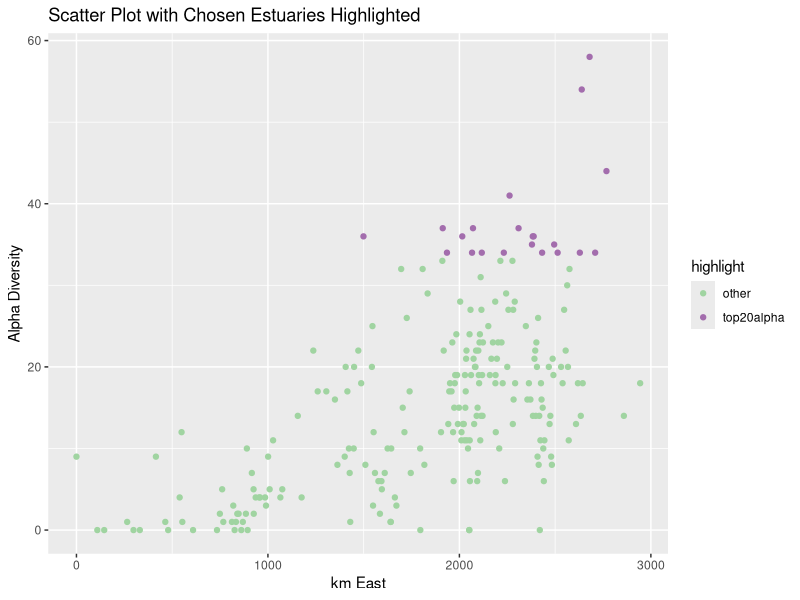
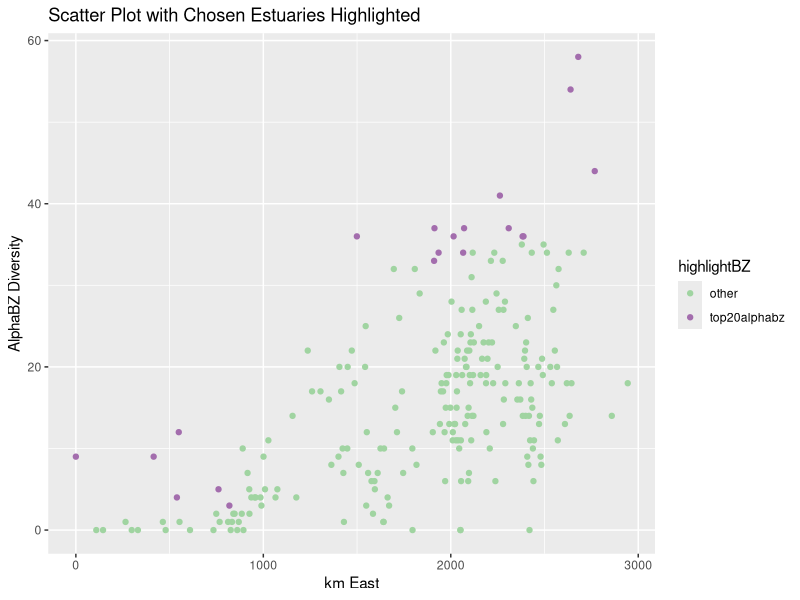
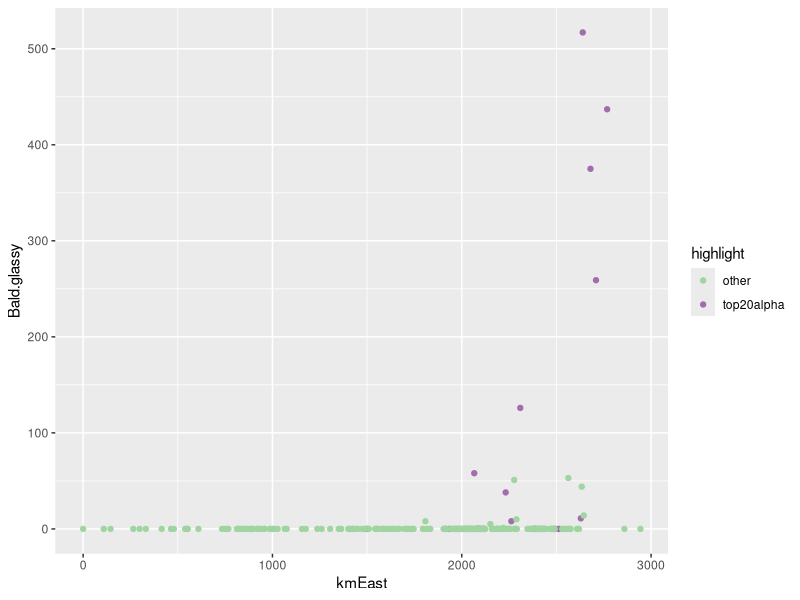

Write R code to recreate these figures, in order.
# Marine Spatial Planning Module - Colin Attwood
# Not just an ecological problem but social and economic too - we're ignoring that for now
# You want to spread the protected areas around the country whilest conserving the largest number of species possible

ED <- read.csv("EstuaryFishSurveyData.csv")
install.packages("vegan")
library(vegan)
install.packages("dplyr")
library(dplyr)
install.packages("ggplot2")
library(ggplot2)

#Getting rid of NAs in the data set 
ED[is.na(ED)] <- 0

# Specnumber 
#this is a function in the vegan package that allows you to sus out the alpha diversity (species richness) of the eastuaries
alpha <- specnumber(ED[4:148]) 
ED$alpha <- specnumber(ED[4:148]) #created a new column with the alpha diversity in ED

### Chunk 1
# Using Colin's code to order the data in descending alpha diversity
ED <- ED[order(-ED$alpha),]
ED

# Extracting the names of the top 20 most diverse estuaries
Alphalist <- ED[1:20,1]
Alphalist

# To ensure that the graph makes sense (geographically sound), flip kmWest to create a new column - kmEast
ED$kmEast <- 2947 - ED$kmWest

# Create a column for top 20 alpha diversity and others
ED$highlight <- ifelse(rank(-ED$alpha) <=20, "top20alpha", "other")

# Create a scatter plot showing the top 20 eastuaries in terms of alpha diversity
G1 <- ggplot(ED, aes(x = kmEast, y = alpha)) + 
  geom_point(aes(color = highlight)) +
  scale_color_manual(values = c("top20alpha" = "#A36DAD", "other" = "#A0D4A1")) +
  ggtitle("Scatter Plot with Chosen Estuaries Highlighted") +
  xlab("km East") +
  ylab ("Alpha Diversity")

G1

# Or Colin's way in separating the top 20 from the others
ED$alphalist <- 0
ED$alphalist[1:20] <- 1
# Then just color these -> Colin

# Now we're trying to see the gamma diversity - trying to see the number of different species that would be protected if we chose these
# We can use specnumber in the vegan package for this
# In essense we're sussing the top 20 estuaries by splitting them into biogeographic zones (BZ) and getthing 6 from the WC and 7 from the SC and EC
# In other word - we want to richness without the abundance
alphabz <- specnumber(ED[4:148], groups = ED$alphalist)
alphabz
# output: 0 = 121; 1 = 116


### Chunk 2
# Then order the data to both BZ and alpha
ED <- ED[order(ED$BZ,-ED$alpha),]

# Create a column for the richness with the different BZs 
ED$alphabz <- 0
ED$alphabz[1:7] <- 1 # tagging the first 6 from the East Coast
ED$alphabz[91:97] <- 1 # tagging the first 7 from the South Coast
ED$alphabz[207:212] <- 1 # tagging the first 7 from the West Coast
ED$alphabz

# Then another column for the highlighted BZ x alpha
ED$highlightBZ <- ifelse(rank(-ED$alphabz) <=20, "top20alphabz", "other")

# Create a plot for BZ x alpha
G2 <- ggplot(ED, aes(x = kmEast, y = alpha)) + 
  geom_point(aes(color = highlightBZ)) +
  scale_color_manual(values = c("top20alphabz" = "#A36DAD", "other" = "#A0D4A1")) +
  ggtitle("Scatter Plot with Chosen Estuaries Highlighted") +
  xlab("km East") +
  ylab ("AlphaBZ Diversity")
G2

# Aaaaand a list of these estuaries
ED$alphabzlist <- 0
ED$alphabzlist[1:7] <- 1
ED$alphabzlist[91:97] <- 1
ED$alphabzlist[207:212] <- 1

#Extracting the names of these estuaries
AlphaBZlistEC <- ED[1:7,1]
AlphaBZlistSC <- ED[91:97,1]
AlphaBZlistWC <- ED[207:212,1]

AlphaBZlistEC
AlphaBZlistSC
AlphaBZlistWC

# How many species are in the alphabz list
alphabzspn <- specnumber(ED[4:148], groups = ED$alphabzlist)
alphabzspn
# output : 0 = 120; 1 = 122

### Chunk 3
# We are going to figure out the mid ranges of each species
# Problem also because some species have a bi modal dbn
G3 <- ggplot(ED, aes(x = kmEast, y = Bald.glassy)) + 
  geom_point(aes(color = highlight)) +
  scale_color_manual(values = c("top20alpha" = "#A36DAD", "other" = "#A0D4A1"))
G3

# Order data by kmWest
ED <- ED[order(-ED$kmWest),]
ED
# Creating vectors for Western Limit, Eastern Limit, Range, and Centre 
WL <- array(0, c(145))
WL

EL <- array(0, c(145))
EL

Range <- array(0, c(145))
Range

Centre <- array(0, c(145))
Centre

# Now we're going to make loops
for(i in 1:145){ # this is the species loop
  for(j in 1:232){ # this is the estuary loop
    if(ED[j, i+3]>0){EL[i] <- ED[j,2]}
  }
  for(j in 232:1){ # this is the estuary loop bottom up
    if(ED[j, i+3]>0){WL[i] <- ED[j,2]}
  }
  Range[i] <- WL[i] - EL[i] # range is between the two limits
  Centre[i] <- (WL[i]+EL[i])/2
}
 
EL   
WL
Range
Centre

Centre <- as.numeric
